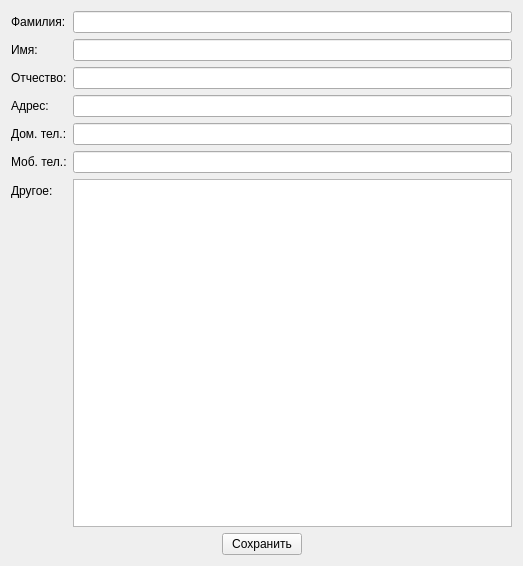
<?xml version="1.0" encoding="UTF-8"?>
<ui version="4.0">
 <class>AdressBookEntry</class>
 <widget class="QWidget" name="AdressBookEntry">
  <property name="geometry">
   <rect>
    <x>0</x>
    <y>0</y>
    <width>523</width>
    <height>566</height>
   </rect>
  </property>
  <property name="windowTitle">
   <string>AdressBookEntry</string>
  </property>
  <layout class="QVBoxLayout" name="verticalLayout_2">
   <item>
    <layout class="QFormLayout" name="formLayout">
     <item row="0" column="0">
      <widget class="QLabel" name="label">
       <property name="text">
        <string>Фамилия:</string>
       </property>
      </widget>
     </item>
     <item row="0" column="1">
      <widget class="QLineEdit" name="lineEdit"/>
     </item>
     <item row="1" column="0">
      <widget class="QLabel" name="label_2">
       <property name="text">
        <string>Имя:</string>
       </property>
      </widget>
     </item>
     <item row="1" column="1">
      <widget class="QLineEdit" name="lineEdit_2"/>
     </item>
     <item row="2" column="0">
      <widget class="QLabel" name="label_3">
       <property name="text">
        <string>Отчество:</string>
       </property>
      </widget>
     </item>
     <item row="2" column="1">
      <widget class="QLineEdit" name="lineEdit_3"/>
     </item>
     <item row="3" column="0">
      <widget class="QLabel" name="label_4">
       <property name="text">
        <string>Адрес:</string>
       </property>
      </widget>
     </item>
     <item row="3" column="1">
      <widget class="QLineEdit" name="lineEdit_4"/>
     </item>
     <item row="4" column="0">
      <widget class="QLabel" name="label_5">
       <property name="text">
        <string>Дом. тел.:</string>
       </property>
      </widget>
     </item>
     <item row="4" column="1">
      <widget class="QLineEdit" name="lineEdit_5"/>
     </item>
     <item row="5" column="0">
      <widget class="QLabel" name="label_6">
       <property name="text">
        <string>Моб. тел.:</string>
       </property>
      </widget>
     </item>
     <item row="5" column="1">
      <widget class="QLineEdit" name="lineEdit_6"/>
     </item>
     <item row="6" column="0">
      <widget class="QLabel" name="label_7">
       <property name="text">
        <string>Другое:</string>
       </property>
      </widget>
     </item>
     <item row="6" column="1">
      <widget class="QPlainTextEdit" name="plainTextEdit"/>
     </item>
    </layout>
   </item>
   <item>
    <layout class="QHBoxLayout" name="horizontalLayout">
     <item>
      <spacer name="horizontalSpacer">
       <property name="orientation">
        <enum>Qt::Horizontal</enum>
       </property>
       <property name="sizeHint" stdset="0">
        <size>
         <width>40</width>
         <height>20</height>
        </size>
       </property>
      </spacer>
     </item>
     <item>
      <widget class="QPushButton" name="pushButton">
       <property name="text">
        <string>Сохранить</string>
       </property>
      </widget>
     </item>
     <item>
      <spacer name="horizontalSpacer_2">
       <property name="orientation">
        <enum>Qt::Horizontal</enum>
       </property>
       <property name="sizeHint" stdset="0">
        <size>
         <width>40</width>
         <height>20</height>
        </size>
       </property>
      </spacer>
     </item>
    </layout>
   </item>
  </layout>
 </widget>
 <resources/>
 <connections/>
</ui>
